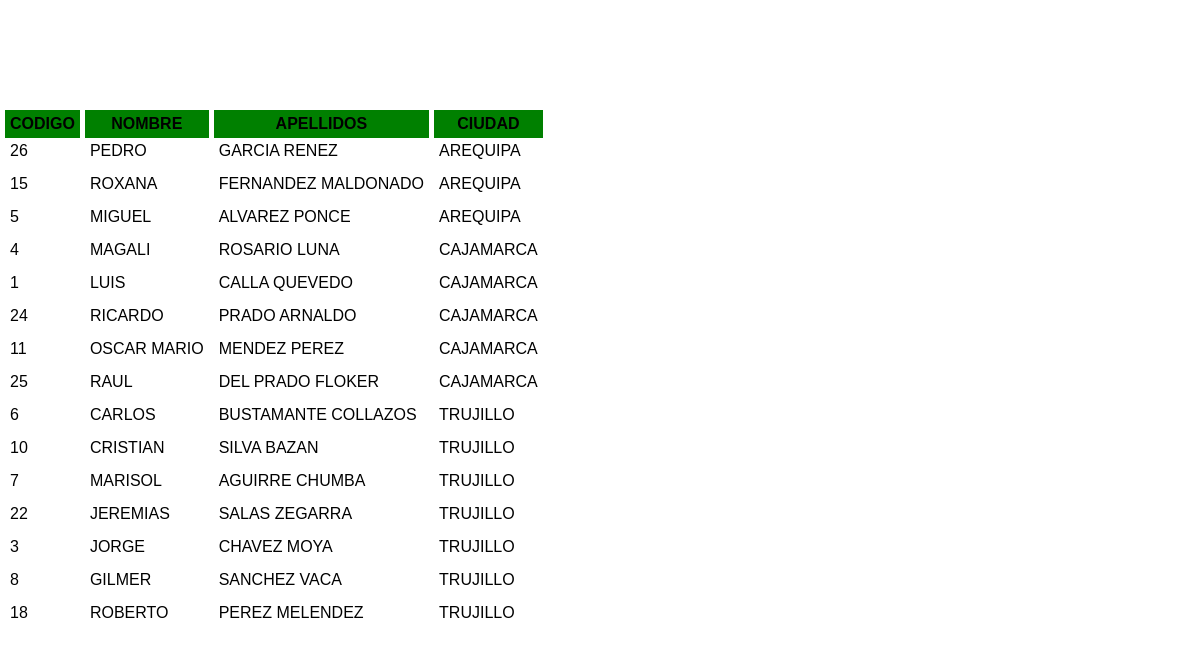
/consultas/consulta07.php, run on the app's committed database.
### tables this page shows
CREATE TABLE `alumnos` (
  `codigo` int(11) NOT NULL,
  `nombres` varchar(50) NOT NULL,
  `apellidos` varchar(50) NOT NULL,
  `codespecialidad` int(11) NOT NULL,
  `codciclo` int(11) NOT NULL,
  `codcurso` int(11) NOT NULL,
  `promedio` float NOT NULL,
  `codciudad` int(11) NOT NULL
);

CREATE TABLE `ciudad` (
  `codigociudad` int(11) NOT NULL,
  `ciudad` varchar(50) NOT NULL
);

### consultas/consulta07.php (the view, shortened to what this page needs)
<?php
    $cn = Conectarse();
    $rslistar = "SELECT a.codigo, a.nombres,a.apellidos, c.ciudad FROM alumnos a, ciudad c WHERE a.codciudad = c.codigociudad AND c.ciudad IN('CAJAMARCA','TRUJILLO','AREQUIPA') ORDER BY c.ciudad ASC;";
    $listar = mysqli_query($cn,$rslistar);
?>
<!DOCTYPE html>
<html lang="en">
<head>
    <link rel="stylesheet" href="css/estilos.css">
</head>
<body>
    <TABLE BORDER=0 CELLSPACING=5 CELLPADDING=5>
        <TR class="tr-consultas" style="position: sticky;top: 110px; z-index: 1; background: green;">
            <TH>CODIGO</TH>
            <TH>NOMBRE</TH>
            <TH>APELLIDOS</TH>
            <TH>CIUDAD</TH>
        </TR>
        <?php
                while($rslistar=mysqli_fetch_array($listar)){
            ?>
        <TR style="position: sticky;top: 115px;" class="tr-registros">
            <TD class="datos1"><?php echo $rslistar["codigo"];?></TD>
            <TD class="datos1"><?php echo $rslistar["nombres"];?></TD>
            <TD class="datos1"><?php echo $rslistar["apellidos"];?></TD>
            <TD class="datos"><?php echo $rslistar["ciudad"];?></TD>
        </TR>
        <?php }?>
    </TABLE>
</body>
</html>

### css/estilos.css (style rules this page uses)
* { font-family: Arial, Helvetica, sans-serif; padding: 0; margin: 0; box-sizing: border-box; }
.tr-consultas th { padding: 5px; }
.tr-registros td { padding: 5px; }

### data on the page
alumnos: codigo "14", nombres "ROBERTO", apellidos "FABREGAS ROSSARD", ciudad.ciudad "AREQUIPA"
alumnos: codigo "23", nombres "JAIME", apellidos "NIETO PERALTA", ciudad.ciudad "AREQUIPA"
alumnos: codigo "19", nombres "SAMUEL", apellidos "RUBIO PAUCAR", ciudad.ciudad "AREQUIPA"
alumnos: codigo "26", nombres "PEDRO", apellidos "GARCIA RENEZ", ciudad.ciudad "AREQUIPA"
alumnos: codigo "15", nombres "ROXANA", apellidos "FERNANDEZ MALDONADO", ciudad.ciudad "AREQUIPA"
alumnos: codigo "5", nombres "MIGUEL", apellidos "ALVAREZ PONCE", ciudad.ciudad "AREQUIPA"
alumnos: codigo "4", nombres "MAGALI", apellidos "ROSARIO LUNA", ciudad.ciudad "CAJAMARCA"
alumnos: codigo "1", nombres "LUIS", apellidos "CALLA QUEVEDO", ciudad.ciudad "CAJAMARCA"
alumnos: codigo "24", nombres "RICARDO", apellidos "PRADO ARNALDO", ciudad.ciudad "CAJAMARCA"
alumnos: codigo "11", nombres "OSCAR MARIO", apellidos "MENDEZ PEREZ", ciudad.ciudad "CAJAMARCA"
alumnos: codigo "25", nombres "RAUL", apellidos "DEL PRADO FLOKER", ciudad.ciudad "CAJAMARCA"
alumnos: codigo "6", nombres "CARLOS", apellidos "BUSTAMANTE COLLAZOS", ciudad.ciudad "TRUJILLO"
alumnos: codigo "10", nombres "CRISTIAN", apellidos "SILVA BAZAN", ciudad.ciudad "TRUJILLO"
alumnos: codigo "7", nombres "MARISOL", apellidos "AGUIRRE CHUMBA", ciudad.ciudad "TRUJILLO"
alumnos: codigo "22", nombres "JEREMIAS", apellidos "SALAS ZEGARRA", ciudad.ciudad "TRUJILLO"
alumnos: codigo "3", nombres "JORGE", apellidos "CHAVEZ MOYA", ciudad.ciudad "TRUJILLO"
alumnos: codigo "8", nombres "GILMER", apellidos "SANCHEZ VACA", ciudad.ciudad "TRUJILLO"
alumnos: codigo "18", nombres "ROBERTO", apellidos "PEREZ MELENDEZ", ciudad.ciudad "TRUJILLO"
